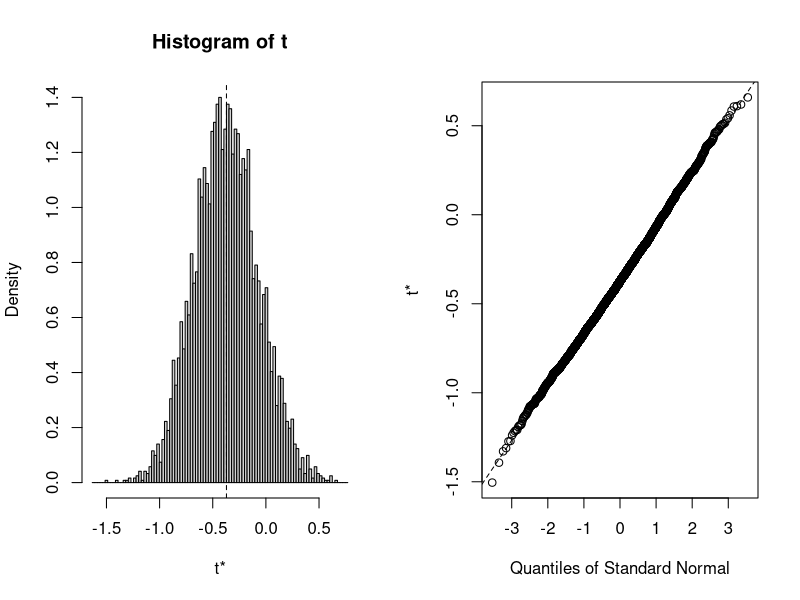
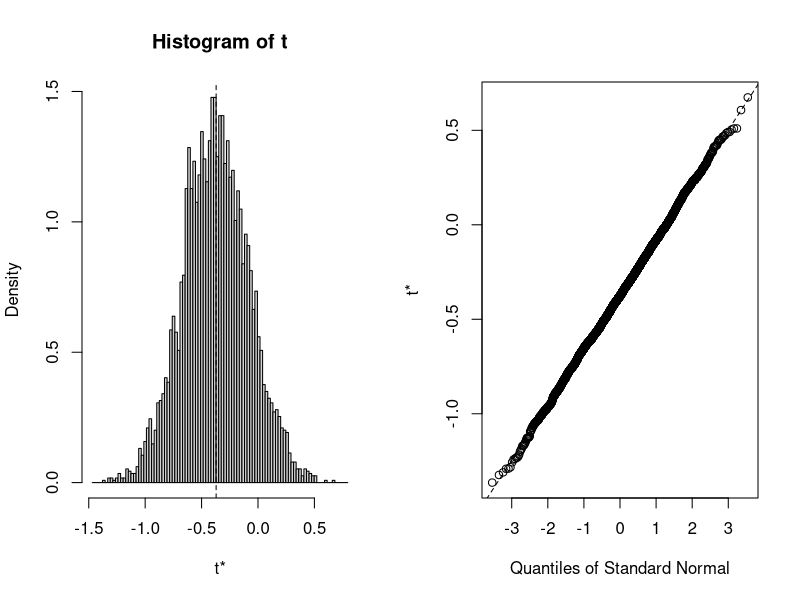

The R source for these figures, in order:
# Simulation Methods in Financial Engineering
# R ode for Lecture 4
# Jieli Shen


ctl <- c(4.17, 5.58, 5.18, 6.11, 4.50, 4.61, 5.17, 4.53, 5.33, 5.14)
trt <- c(4.81, 4.17, 4.41, 3.59, 5.87, 3.83, 6.03, 4.89, 4.32, 4.69)
group <- gl(2, 10, 20, labels = c("Ctl", "Trt"))
weight <- c(ctl, trt)
mydata <- data.frame(weight, group)

# Linear regression
lm.D9 <- lm(weight ~ group, data = mydata)
summary(lm.D9)
confint(lm.D9, "groupTrt")

# Model-based boostrap
boot.meth1 <- function(data = mydata, indices){
	data <- data[indices, ]
	mod <- lm(weight ~ group, data = data)
	coefficients(mod)
}

# Residual boostrap
boot.meth2 <- function(data = mydata, indices, fit = lm.D9){
	weight.boot <- fitted(lm.D9) + residuals(lm.D9)[indices]
	data.star <- data
	data.star[,1] <- weight.boot
	mod <- lm(weight ~ group, data = data.star)
	coefficients(mod)
}

# Use R's boot package
library(boot)
out.boot.meth1 <- boot(mydata, boot.meth1, 5000)
out.boot.meth1
boot.ci(out.boot.meth1, index = 2, type = c("norm", "perc"))
out.boot.meth2 <- boot(mydata, boot.meth2, 5000)
out.boot.meth2
boot.ci(out.boot.meth2, index = 2, type = c("norm", "perc"))
plot(out.boot.meth1, index = 2)
plot(out.boot.meth2, index = 2)